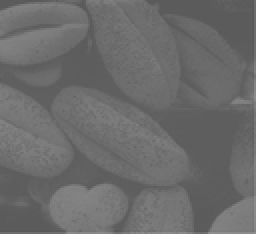
%> input picture Labs/LAB-3/HISTOGRAM LAB/Lab3-Histogram-solution/example.png, 128 x 117 px, shrunk from 293 x 268 before the run (shown 2 times larger)
$ octave --eval "result = histogram('example.png');"   (GNU Octave 9; MATLAB toolbox functions it lacks are replaced by stand-ins)
%> lines starting %> are read from the running program, lines starting %| are printed output that depends on the picture
function h = histogram(imgname)
%> called with imgname = 'example.png'

img = imread(imgname);
%> img is the input picture: size 117x128 uint8; min 88, max 143, mean 107
figure;
imshow(img);
[row, col, dim]=size(img);
%> row = 117; col = 128; dim = 1

%%%method1
h=zeros(256,1);
for L = 0:255
     for i =1:row
           for j =1:col
                if img(i,j) == L
                      h(L+1)=h(L+1)+1;
                end
           end
     end
end
%> after the loop, h = 256 values, max 1153 at index 95, min 0 at index 1, mean 58.5
%> `result = histogram('example.png');`:
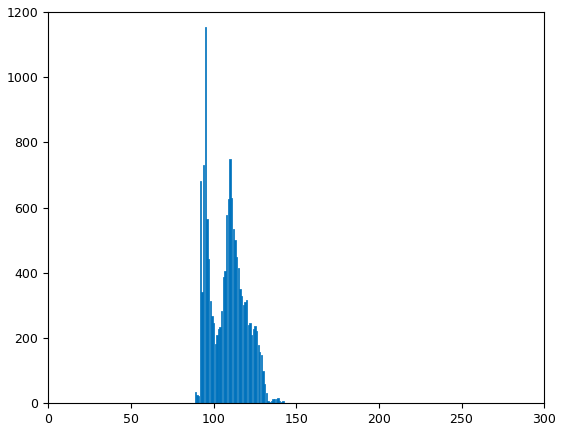
%> figure redrawn from the program's plot data; tallest bar 1153 high, from x = 94.6 to 95.4
%> `result = histogram('example.png');`: result has the same summary as h in histogram
figure; bar(h);
